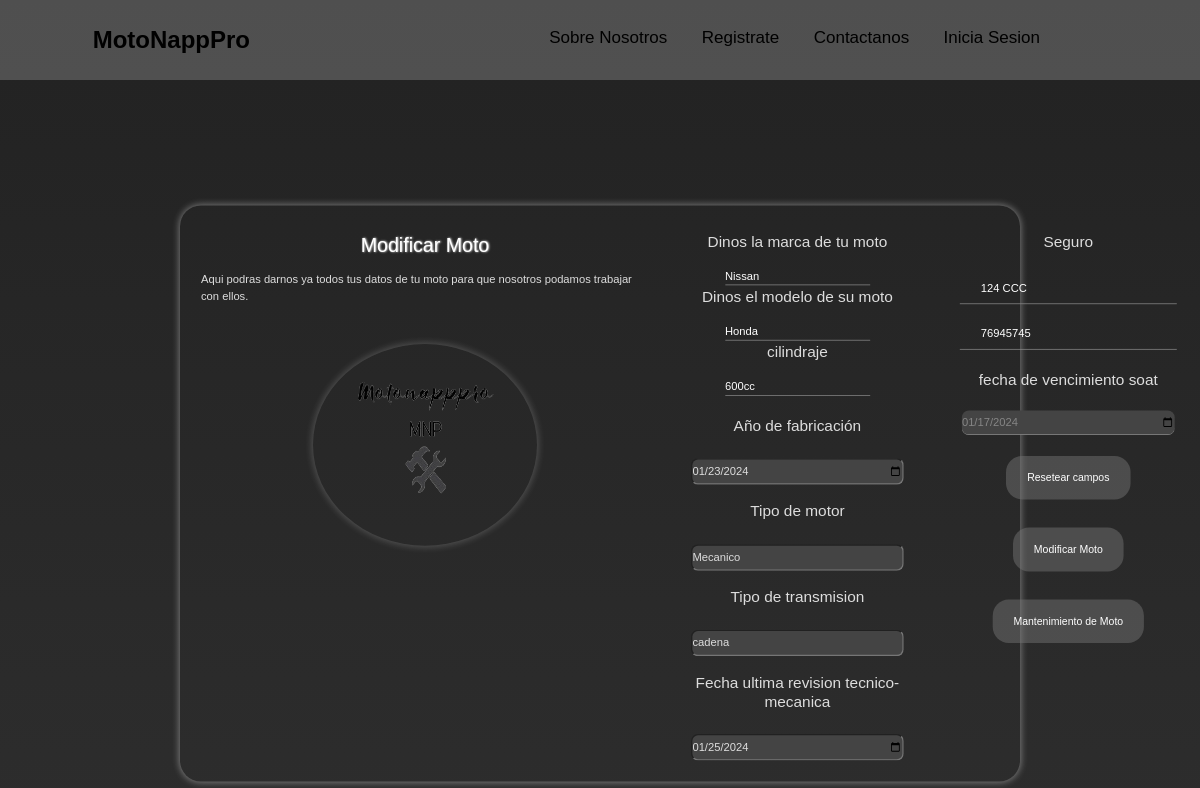
Screenshot of /formularios/modificar_moto.php?id=48 with the database file from the repository.
### tables this page shows
CREATE TABLE `motos` (
  `id` int(11) NOT NULL,
  `marca_moto` varchar(100) NOT NULL,
  `modelo_moto` varchar(100) NOT NULL,
  `cilindraje_moto` varchar(100) NOT NULL,
  `fecha_fabricacion` date NOT NULL,
  `tecnomecanica` varchar(100) NOT NULL,
  `sincronizacion` varchar(100) NOT NULL,
  `fecha_tecnomecanica` date NOT NULL,
  `Placa` varchar(100) NOT NULL,
  `Numero_poliza` varchar(200) NOT NULL,
  `fecha_soat` date NOT NULL
);

### formularios/modificar_moto.php (the view, shortened to what this page needs)
<?php
include "modelo/conexion.php";
    $id= $_GET["id"];
    $sql_1 = $conexion->query("select * from motos where id=$id ");
?>
<!DOCTYPE html>
<html lang="en">
<head>
    <link rel="stylesheet" href="estilos/estilo_main.css">
    <link href="https://cdn.jsdelivr.net/npm/bootstrap@5.3.3/dist/css/bootstrap.min.css" rel="stylesheet">
    <link rel="stylesheet" href="estilos/estilos_registro_moto.css">
</head>
<header class="header">
    <nav class="contenedor-menu" style="position:relative;margin:0px 0px 2px 0px;">
        <div class="nombre">
            <a href="../index.php">MotoNappPro</a>
        </div>
        <div class="opciones-menu">
            <ul class="ul-menu">
                <li><a href="../index.php">Sobre Nosotros</a></li>
                <li><a href="formulario_registro.php">Registrate</a></li>
                <li><a href="Form_Contactenos.php">Contactanos</a></li>
                <li><a href="form_Usuario.php">Inicia Sesion</a></li>
            </ul>
        </div>
    </nav>
</header>
<body>
<form  method="POST" class="formulario_moto">
<div class="primer_gran_caja">
    <h3>Modificar Moto</h3>
    <?php
    include "controlador/modificar_moto.php";
    while($datos_motos= $sql_1->fetch_object()){?>
<p>Aqui podras darnos ya todos tus datos de tu moto para que nosotros podamos trabajar con ellos. </p>
    <img src="../imagenes/logosinfondo.png" alt="datos_moto">
</div>
<div class="segunda_gran_caja">
<div class="marca_de_moto">
        <label for="marca">Dinos la marca de tu moto</label>
        <input id="marca" name="marca_moto" type=" text" value="<?= $datos_motos->marca_moto ?>">
        <label for="modelo">Dinos el modelo de su moto</label>
        <input id="modelo" name="modelo_moto" type="text" value="<?= $datos_motos->modelo_moto ?>">
        <label for="cilindraje">cilindraje</label>
        <input id="cilindraje" name="cilindraje_moto" type="text" value="<?= $datos_motos->cilindraje_moto ?>">
    </div>
    <div class="fecha-tecnomecanica">
        <h3>Año de fabricación</h3>
        <input name="fecha_fabricacion" type="date" value="<?= $datos_motos->fecha_fabricacion ?>">
        <h3>Tipo de motor </h3>
        <input name="tecnomecanica" type="text" value="<?= $datos_motos->tecnomecanica?>">
        <h3>Tipo de transmision </h3>
        <input name="sincronizacion" type="text" value="<?= $datos_motos->sincronizacion ?>">
        <h3>Fecha ultima revision tecnico-mecanica</h3>
        <input name="fecha_tecnomecanica" type="date" value="<?= $datos_motos->fecha_tecnomecanica ?>">
    </div>
</div>
<div class="tercera_gran_caja">
    <div class="Placa_seguro">
        <h3>Seguro</h3>
        <input type="text" id="Placa" name="Placa" placeholder="Numero de Placa" value="<?= $datos_motos->Placa ?>">
        <input type="text" name="Numero_Poliza" placeholder="Numero de Poliza" value="<?= $datos_motos->Numero_poliza?>">
        <h3>fecha de vencimiento soat </h3>
        <input id="fecha" type="date" name="fecha_soat" value="<?= $datos_motos->fecha_soat ?>">
    </div>
    <?php }
    ?>
    <div class="envio">
        <button type="reset">Resetear campos</button>
        <button  type="submit" class="btn btn-primary" name="Envio_datos_moto"  value="ok" >Modificar Moto</button>
        <a href="form_Registro_mantenimiento_Moto.php">Mantenimiento de Moto</a>
    </div>
</div>
</form>
</body>
</html>

### formularios/estilos/estilo_main.css (style rules this page uses)
* { padding:0; margin:0; box-sizing: border-box; font-family: "Poppins", sans-serif; }
img { border-style:none; max-width: 100%; }
body { scroll-behavior: smooth; }
.contenedor-menu { width: 100%; height: 80px; position: fixed; background: rgba(255, 255, 255, 0.205); z-index: 1; }
.contenedor-menu { display:flex; justify-content: space-between; }
.nombre { height: 100%; display: flex; width: 250px; justify-content: flex-end; align-items: center; }
.nombre a { color: rgb(0, 0, 0); font-size:24px; font-weight: 800; text-decoration: none; cursor: pointer; }
.opciones-menu ul { color:#000; height: 100%; transform: translateX(-160px); }
.opciones-menu ul li { list-style-type: none; display: inline-block; line-height: 76px; text-align: center; margin-left: 30px; font-size: 17px; }
.opciones-menu ul li a { text-decoration: none; color:#000; }

### formularios/estilos/estilos_registro_moto.css (style rules this page uses)
* { padding:0; margin:0; box-sizing: border-box; }
img { border-style: none; max-width: 100%; }
body { background: linear-gradient(to bottom, #222, rgb(46, 46, 46)) ; height:auto; overflow: auto; }
.formulario_moto { box-shadow: 0px 0px 10px 1px #fff6 ; border-radius:30px; }
.formulario_moto { display: flex; flex-direction: row ; width: auto; height: auto; transform: scale(.7) ; }
.primer_gran_caja { height: auto; color: #fff; padding: 20px 30px; }
.primer_gran_caja img { border-radius:50%; padding: 20px; width: 20rem; height: 18rem; margin: 40px auto; box-shadow: 0px 0px 10px 2px #fff3; transform: translateX(10rem); }
.primer_gran_caja h3 { font-size:28px; margin: 20px 0px; text-shadow: 1px 1px 3px #fff; text-align: center; }
.primer_gran_caja p { width: 40rem; color:#ddd ; }
.segunda_gran_caja { height: auto; text-align: center; padding: 20px 30px; }
.marca_de_moto { margin: 15px 0px ; color: #ddd; display: flex; flex-direction: column; justify-content: center; align-items: center; }
.marca_de_moto label { text-align: center; font-size:22px; color:#ddd; padding-bottom: 21px; }
.marca_de_moto input { border:none; border-bottom:1px solid rgb(139, 139, 139); background:transparent; color:#fff; }
.fecha-tecnomecanica h3 { padding: 15px 0px; color:#ddd; font-size:22px; }
.fecha-tecnomecanica input { background: #444444; border-radius: 10px; width: 19rem; padding:5px 0px; margin: 10px 0px; color: #ddd; }
.tercera_gran_caja { height: auto; padding: 20px 50px; }
.Placa_seguro { display:flex; flex-direction:column; justify-content:center; align-items:center; }
.Placa_seguro input { width:310px; margin:10px 0px; padding:10px 30px; }
.Placa_seguro h3 { margin:20px 0px; font-size:22px; color:#ddd; }
#fecha { background: #444444; border-radius: 10px; width: 19rem; padding:5px 0px; margin: 10px 0px; color: rgb(133, 133, 133); }
.Placa_seguro input { border:none; border-bottom:1px solid rgb(139, 139, 139); background:transparent; color:#fff; }
.Placa_seguro input::placeholder { font-size:15px; }
.envio { display: flex; flex-direction: column ; align-items: center; justify-content: center; }
.envio button { text-align: center; margin: 20px 0px; padding:20px 30px; color:#ffff; background: #7777; border:none; border-radius:23px; outline:none; cursor:pointer; transition-property:transform; transition-duration:1s; font-size: 15px; }
.envio a { text-align: center; margin: 20px 0px; padding:20px 30px; color:#ffff; background: #7777; border:none; border-radius:23px; outline:none; cursor:pointer; transition-property:transform; transition-duration:1s; text-decoration: none; font-size: 15px; }

### rows the page displays
motos: marca_moto "Nissan", modelo_moto "Honda", cilindraje_moto "600cc", fecha_fabricacion "01/23/2024", tecnomecanica "Mecanico", sincronizacion "cadena", fecha_tecnomecanica "01/25/2024", Placa "124 CCC", Numero_Poliza "76945745", fecha_soat "01/17/2024"
